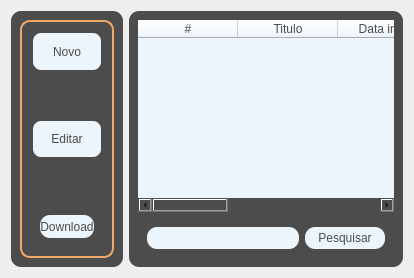
            <widget class="QWidget" name="Notas">
             <layout class="QHBoxLayout" name="horizontalLayout_20">
              <item>
               <widget class="QFrame" name="frame_33">
                <property name="sizePolicy">
                 <sizepolicy hsizetype="Preferred" vsizetype="Preferred">
                  <horstretch>0</horstretch>
                  <verstretch>0</verstretch>
                 </sizepolicy>
                </property>
                <property name="maximumSize">
                 <size>
                  <width>200</width>
                  <height>16777215</height>
                 </size>
                </property>
                <property name="styleSheet">
                 <string notr="true">background-color: rgb(76, 76, 76);
border-radius: 10px;
</string>
                </property>
                <property name="frameShape">
                 <enum>QFrame::StyledPanel</enum>
                </property>
                <property name="frameShadow">
                 <enum>QFrame::Raised</enum>
                </property>
                <layout class="QVBoxLayout" name="verticalLayout_29">
                 <item>
                  <widget class="QFrame" name="frame_34">
                   <property name="styleSheet">
                    <string notr="true">background-color: rgb(76, 76, 76);
border-radius: 10px;
border-color: rgb(240, 168, 104);
border-style: solid;
border-width: 2px;</string>
                   </property>
                   <property name="frameShape">
                    <enum>QFrame::StyledPanel</enum>
                   </property>
                   <property name="frameShadow">
                    <enum>QFrame::Raised</enum>
                   </property>
                   <layout class="QVBoxLayout" name="verticalLayout_30">
                    <item>
                     <widget class="QPushButton" name="pushButton_12">
                      <property name="sizePolicy">
                       <sizepolicy hsizetype="Minimum" vsizetype="Expanding">
                        <horstretch>0</horstretch>
                        <verstretch>0</verstretch>
                       </sizepolicy>
                      </property>
                      <property name="styleSheet">
                       <string notr="true">background-color: rgb(237, 245, 252);
border-radius: 10px;
color: rgb(76, 76, 76);
border-color: none;</string>
                      </property>
                      <property name="text">
                       <string>Novo</string>
                      </property>
                     </widget>
                    </item>
                    <item>
                     <spacer name="verticalSpacer_3">
                      <property name="orientation">
                       <enum>Qt::Vertical</enum>
                      </property>
                      <property name="sizeHint" stdset="0">
                       <size>
                        <width>40</width>
                        <height>40</height>
                       </size>
                      </property>
                     </spacer>
                    </item>
                    <item>
                     <widget class="QPushButton" name="pushButton_13">
                      <property name="sizePolicy">
                       <sizepolicy hsizetype="Minimum" vsizetype="Expanding">
                        <horstretch>0</horstretch>
                        <verstretch>0</verstretch>
                       </sizepolicy>
                      </property>
                      <property name="styleSheet">
                       <string notr="true">background-color: rgb(237, 245, 252);
border-radius: 10px;
color: rgb(76, 76, 76);
border-color: none;</string>
                      </property>
                      <property name="text">
                       <string>Editar</string>
                      </property>
                     </widget>
                    </item>
                    <item>
                     <spacer name="verticalSpacer_5">
                      <property name="orientation">
                       <enum>Qt::Vertical</enum>
                      </property>
                      <property name="sizeHint" stdset="0">
                       <size>
                        <width>40</width>
                        <height>40</height>
                       </size>
                      </property>
                     </spacer>
                    </item>
                    <item>
                     <widget class="QFrame" name="frame_35">
                      <property name="sizePolicy">
                       <sizepolicy hsizetype="Expanding" vsizetype="Expanding">
                        <horstretch>0</horstretch>
                        <verstretch>0</verstretch>
                       </sizepolicy>
                      </property>
                      <property name="minimumSize">
                       <size>
                        <width>0</width>
                        <height>40</height>
                       </size>
                      </property>
                      <property name="styleSheet">
                       <string notr="true">border: none;</string>
                      </property>
                      <property name="frameShape">
                       <enum>QFrame::StyledPanel</enum>
                      </property>
                      <property name="frameShadow">
                       <enum>QFrame::Raised</enum>
                      </property>
                      <layout class="QHBoxLayout" name="horizontalLayout_19">
                       <item>
                        <widget class="QPushButton" name="downloadtxt">
                         <property name="sizePolicy">
                          <sizepolicy hsizetype="Expanding" vsizetype="Expanding">
                           <horstretch>0</horstretch>
                           <verstretch>0</verstretch>
                          </sizepolicy>
                         </property>
                         <property name="styleSheet">
                          <string notr="true">background-color: rgb(237, 245, 252);
border-radius: 10px;
color: rgb(76, 76, 76);
border-color: none;</string>
                         </property>
                         <property name="text">
                          <string>Download</string>
                         </property>
                        </widget>
                       </item>
                      </layout>
                     </widget>
                    </item>
                   </layout>
                  </widget>
                 </item>
                </layout>
               </widget>
              </item>
              <item>
               <widget class="QFrame" name="frame_32">
                <property name="sizePolicy">
                 <sizepolicy hsizetype="Expanding" vsizetype="Expanding">
                  <horstretch>0</horstretch>
                  <verstretch>0</verstretch>
                 </sizepolicy>
                </property>
                <property name="styleSheet">
                 <string notr="true">background-color: rgb(76, 76, 76);
border-radius: 10px;</string>
                </property>
                <property name="frameShape">
                 <enum>QFrame::StyledPanel</enum>
                </property>
                <property name="frameShadow">
                 <enum>QFrame::Raised</enum>
                </property>
                <layout class="QVBoxLayout" name="verticalLayout_28">
                 <item>
                  <widget class="QTableWidget" name="tableWidget_2">
                   <property name="styleSheet">
                    <string notr="true">background-color: rgb(237, 245, 252);
border-radius: 10px;
color: rgb(76, 76, 76);
border-color: none;</string>
                   </property>
                   <property name="frameShape">
                    <enum>QFrame::NoFrame</enum>
                   </property>
                   <property name="dragDropMode">
                    <enum>QAbstractItemView::NoDragDrop</enum>
                   </property>
                   <property name="alternatingRowColors">
                    <bool>false</bool>
                   </property>
                   <property name="showGrid">
                    <bool>false</bool>
                   </property>
                   <property name="gridStyle">
                    <enum>Qt::NoPen</enum>
                   </property>
                   <property name="wordWrap">
                    <bool>false</bool>
                   </property>
                   <property name="cornerButtonEnabled">
                    <bool>false</bool>
                   </property>
                   <column>
                    <property name="text">
                     <string>#</string>
                    </property>
                   </column>
                   <column>
                    <property name="text">
                     <string>Titulo</string>
                    </property>
                   </column>
                   <column>
                    <property name="text">
                     <string>Data inicial</string>
                    </property>
                   </column>
                   <column>
                    <property name="text">
                     <string>Data final</string>
                    </property>
                   </column>
                   <column>
                    <property name="text">
                     <string>Responsavel</string>
                    </property>
                   </column>
                   <column>
                    <property name="text">
                     <string>Última Modificação</string>
                    </property>
                   </column>
                  </widget>
                 </item>
                 <item>
                  <widget class="QFrame" name="frame_36">
                   <property name="sizePolicy">
                    <sizepolicy hsizetype="Preferred" vsizetype="Preferred">
                     <horstretch>0</horstretch>
                     <verstretch>0</verstretch>
                    </sizepolicy>
                   </property>
                   <property name="minimumSize">
                    <size>
                     <width>0</width>
                     <height>40</height>
                    </size>
                   </property>
                   <property name="maximumSize">
                    <size>
                     <width>16777215</width>
                     <height>50</height>
                    </size>
                   </property>
                   <property name="frameShape">
                    <enum>QFrame::StyledPanel</enum>
                   </property>
                   <property name="frameShadow">
                    <enum>QFrame::Raised</enum>
                   </property>
                   <layout class="QHBoxLayout" name="horizontalLayout_21">
                    <item>
                     <widget class="QLineEdit" name="lineEdit_4">
                      <property name="sizePolicy">
                       <sizepolicy hsizetype="Expanding" vsizetype="Preferred">
                        <horstretch>0</horstretch>
                        <verstretch>0</verstretch>
                       </sizepolicy>
                      </property>
                      <property name="styleSheet">
                       <string notr="true">background-color: rgb(237, 245, 252);
border-radius: 10px;
color: rgb(76, 76, 76);
border-color: none;</string>
                      </property>
                     </widget>
                    </item>
                    <item>
                     <widget class="QPushButton" name="pushButton_14">
                      <property name="sizePolicy">
                       <sizepolicy hsizetype="Expanding" vsizetype="Expanding">
                        <horstretch>0</horstretch>
                        <verstretch>0</verstretch>
                       </sizepolicy>
                      </property>
                      <property name="maximumSize">
                       <size>
                        <width>80</width>
                        <height>16777215</height>
                       </size>
                      </property>
                      <property name="styleSheet">
                       <string notr="true">background-color: rgb(237, 245, 252);
border-radius: 10px;
color: rgb(76, 76, 76);
border-color: none;</string>
                      </property>
                      <property name="text">
                       <string>Pesquisar</string>
                      </property>
                     </widget>
                    </item>
                   </layout>
                  </widget>
                 </item>
                </layout>
               </widget>
              </item>
             </layout>
            </widget>
